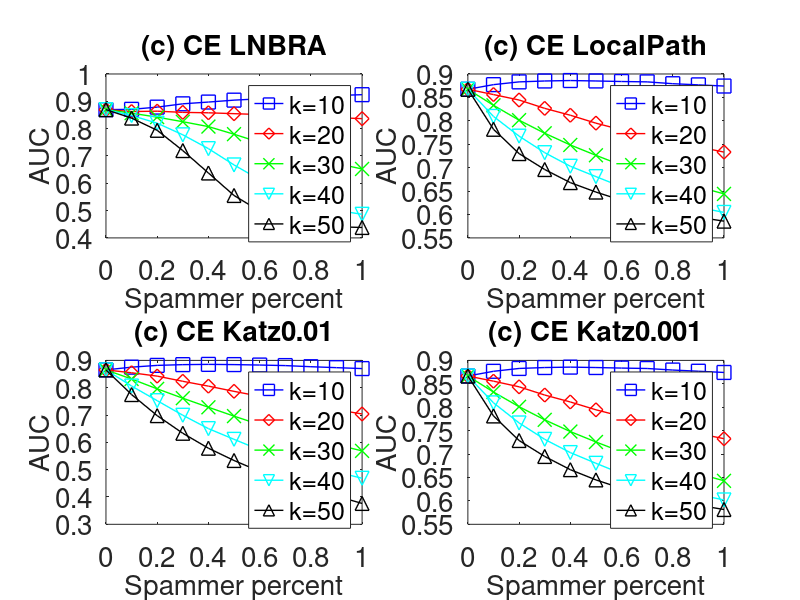

Source code (MATLAB):
subplot(2,2,1);
x=0:0.1:1;
y=[0.8694746   0.8706144	0.8786552	0.8908104	0.8972407	0.9042448	0.9090184	0.9153706	0.9166489	0.9211749	0.9242527
];
plot(x,y,'-bs','LineWidth',1,'MarkerSize',10);
hold on;

y=[0.8694746	0.8624562	0.8638508	0.8594869	0.8579077	0.8547406	0.8515087	0.8507984	0.8436521	0.8402262	0.8365286
];
plot(x,y,'-rd','LineWidth',1,'MarkerSize',10);
hold on;

y=[0.8694746	0.8565221	0.8420459	0.8252826	0.8074232	0.7795035	0.749559	0.7247538	0.6964276	0.6725396	0.6522903
];
plot(x,y,'-gx','LineWidth',1,'MarkerSize',10);
hold on;

y=[0.8694746	0.8479514	0.8199652	0.7773684	0.7267334	0.6671092	0.613284	0.5657214	0.5303535	0.5009658	0.4864656
];
plot(x,y,'-cv','LineWidth',1,'MarkerSize',10);
hold on;

y=[0.8694746	0.838528	0.7938276	0.7196562	0.6376158	0.5552859	0.4984533	0.4652037	0.4480655	0.4407067	0.4382055
];
plot(x,y,'-k^','LineWidth',1,'MarkerSize',10);


set(gca,'FontSize',20);
xlabel('Spammer percent','fontsize',20);
ylabel('AUC','fontsize',20);
title('(c) CE LNBRA','fontsize',20);

legend('k=10','k=20','k=30','k=40','k=50');
hold on;



subplot(2,2,2);
x=0:0.1:1;
y=[0.8673488   0.8772341	0.8831382	0.8850367	0.8859916	0.8850757	0.8839273	0.8831525	0.879239	0.8767798	0.8742491
];
plot(x,y,'-bs','LineWidth',1,'MarkerSize',10);
hold on;

y=[0.8673488	0.8560459	0.8444232	0.8265877	0.8119237	0.794963	0.7807252	0.7643626	0.7538197	0.7443183	0.733247
];
plot(x,y,'-rd','LineWidth',1,'MarkerSize',10);
hold on;

y=[0.8673488	0.8331236	0.8013162	0.773457	0.7484067	0.7263161	0.7051057	0.6868977	0.6709158	0.6589207	0.6440025
];
plot(x,y,'-gx','LineWidth',1,'MarkerSize',10);
hold on;

y=[0.8673488	0.8094214	0.7672839	0.7319745	0.7029772	0.6808522	0.6591601	0.6437011	0.6285781	0.6154689	0.6044123
];
plot(x,y,'-cv','LineWidth',1,'MarkerSize',10);
hold on;

y=[0.8673488	0.7819308	0.7300057	0.696011	0.6680488	0.64787	0.6302482	0.6161189	0.6046013	0.5941333	0.5857504
];
plot(x,y,'-k^','LineWidth',1,'MarkerSize',10);


set(gca,'FontSize',20);
xlabel('Spammer percent','fontsize',20);
ylabel('AUC','fontsize',20);
title('(c) CE LocalPath','fontsize',20);

legend('k=10','k=20','k=30','k=40','k=50');
hold on;


subplot(2,2,3);
x=0:0.1:1;
y=[0.8652406   0.8752334	0.8816996	0.8844444	0.8853792	0.8846014	0.8829598	0.8809682	0.8768416	0.8733966	0.8700264
];
plot(x,y,'-bs','LineWidth',1,'MarkerSize',10);
hold on;

y=[0.8652406	0.854663	0.842438	0.8234806	0.8057774	0.7866776	0.768568	0.747416	0.7328232	0.7194904	0.7038752
];
plot(x,y,'-rd','LineWidth',1,'MarkerSize',10);
hold on;

y=[0.8652406	0.8318248	0.7958088	0.7615954	0.7284392	0.6959498	0.6648642	0.6374412	0.6116124	0.5913868	0.5688574
];
plot(x,y,'-gx','LineWidth',1,'MarkerSize',10);
hold on;

y=[0.8652406	0.806165	0.7525668	0.6991624	0.6502602	0.6110564	0.5726508	0.5455828	0.5161504	0.491678	0.4685202
];
plot(x,y,'-cv','LineWidth',1,'MarkerSize',10);
hold on;

y=[0.8652406	0.7749354	0.697796	0.6332456	0.5785064	0.5336174	0.4938056	0.459426	0.4309282	0.4033016	0.3764552
];
plot(x,y,'-k^','LineWidth',1,'MarkerSize',10);


set(gca,'FontSize',20);
xlabel('Spammer percent','fontsize',20);
ylabel('AUC','fontsize',20);
title('(c) CE Katz0.01','fontsize',20);

legend('k=10','k=20','k=30','k=40','k=50');
hold on;


subplot(2,2,4);
x=0:0.1:1;
y=[0.8666584    0.8767026	0.8827798	0.8847504	0.885619	0.8847564	0.883585	0.8826976	0.87939	0.8768602	0.8742366
];
plot(x,y,'-bs','LineWidth',1,'MarkerSize',10);
hold on;

y=[0.8666584	0.855649	0.8435972	0.826009	0.811232	0.7945196	0.7804148	0.7641102	0.7536032	0.7437928	0.7328328
];
plot(x,y,'-rd','LineWidth',1,'MarkerSize',10);
hold on;

y=[0.8666584	0.8324444	0.8010804	0.773069	0.7480286	0.7257834	0.7047858	0.6875026	0.670974	0.6581332	0.6429296
];
plot(x,y,'-gx','LineWidth',1,'MarkerSize',10);
hold on;

y=[0.8666584	0.8093548	0.766449	0.7313964	0.7031474	0.6802792	0.6581066	0.640914	0.625337	0.6132962	0.6020368
];
plot(x,y,'-cv','LineWidth',1,'MarkerSize',10);
hold on;

y=[0.8666584	0.7813734	0.7289326	0.6948686	0.6666582	0.6448284	0.626747	0.6133002	0.6027468	0.5907306	0.581607
];
plot(x,y,'-k^','LineWidth',1,'MarkerSize',10);


set(gca,'FontSize',20);
xlabel('Spammer percent','fontsize',20);
ylabel('AUC','fontsize',20);
title('(c) CE Katz0.001','fontsize',20);

legend('k=10','k=20','k=30','k=40','k=50');
hold on;
